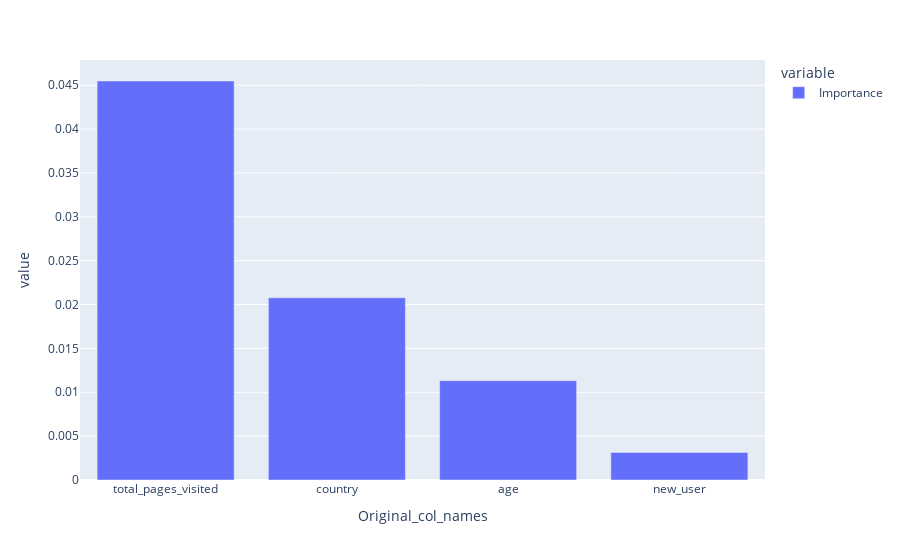

Notebook code cell kept with this figure:
### Code cell
fig = px.bar(data_frame=orig_poly_cols_imp_df)
fig.show()

### Figure 1 — Plotly figure (JSON) as saved in the notebook; plotly's stock layout.template omitted (floating-point values rounded to 4 significant figures)
{"data": [{"hovertemplate": "variable=Importance<br>Original_col_names=%{x}<br>value=%{y}<extra></extra>", "legendgroup": "Importance", "marker": {"color": "#636efa", "pattern": {"shape": ""}}, "name": "Importance", "orientation": "v", "showlegend": true, "textposition": "auto", "type": "bar", "x": ["total_pages_visited", "country", "age", "new_user"], "xaxis": "x", "y": [0.04548, 0.02077, 0.01132, 0.003142], "yaxis": "y"}], "layout": {"barmode": "relative", "legend": {"title": {"text": "variable"}, "tracegroupgap": 0}, "margin": {"t": 60}, "xaxis": {"anchor": "y", "domain": [0, 1], "title": {"text": "Original_col_names"}}, "yaxis": {"anchor": "x", "domain": [0, 1], "title": {"text": "value"}}}}
